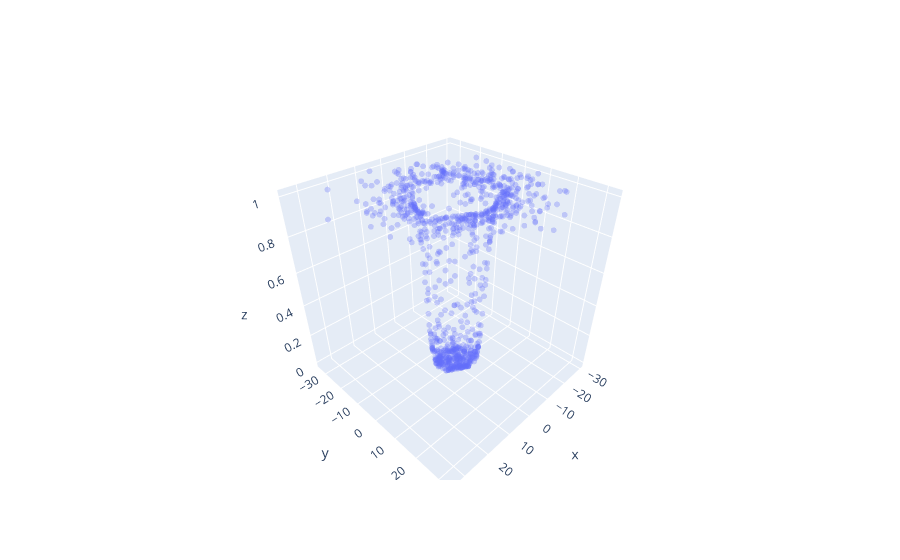

Notebook code cell kept with this figure:
### Code cell
trace1 = go.Scatter3d(       
    x=df['x'].values,
    y=df['y'].values,
    z=df['p_y'].values,
    mode='markers',
    marker=dict(
        opacity=0.3,
        size=2
    )
)

figure_data = [trace1]

layout = go.Layout(
    title = 'The turtle place',
    scene = dict(
        xaxis = dict(title='clear_value'),
        yaxis = dict(title='blur_clear'),
        zaxis = dict(title='after_crop'),
    ),
    margin=dict(
        l=0,
        r=0,
        b=0,
        t=0
    )
)

plt.figure(figsize=(30,30))
fig = go.Figure(data=figure_data)
py.iplot(fig, filename='simple-3d-scatter')

### Figure 1 — Plotly figure (JSON) as saved in the notebook; plotly's stock layout.template omitted (floating-point values rounded to 4 significant figures; data arrays with more than 128 entries replaced by an {"elided": "..."} marker saying what was removed)
{"data": [{"marker": {"opacity": 0.3, "size": 2}, "mode": "markers", "type": "scatter3d", "x": {"elided": "1000 float values"}, "y": {"elided": "1000 float values"}, "z": {"elided": "1000 float values"}}], "layout": {}}
